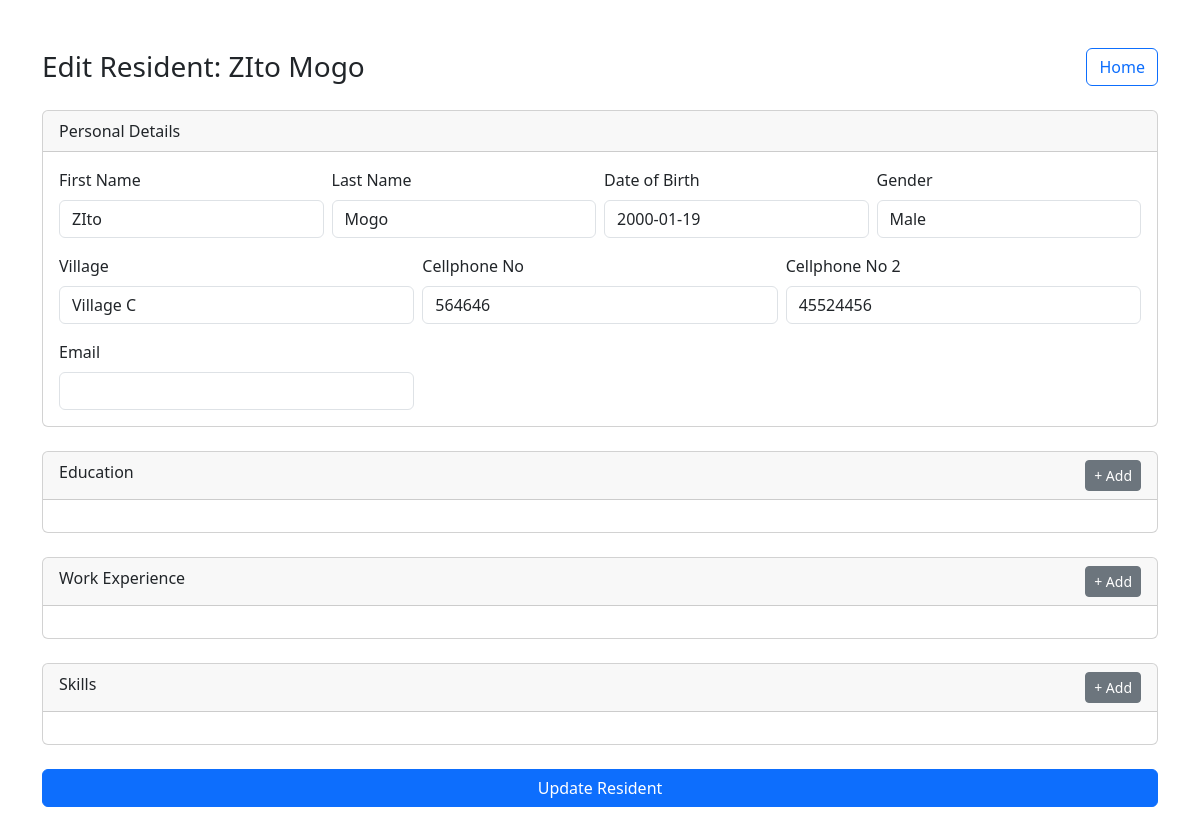
The page /edit-resident/2 on the database its author committed.
### app/models.py (models this page shows)
class Resident(Base):
    __tablename__ = "residents"
    id = Column(Integer, primary_key=True, index=True)
    first_name = Column(String, nullable=False)
    last_name = Column(String, nullable=False)
    dob = Column(Date, nullable=False)
    gender = Column(String, nullable=False)
    village = Column(String, nullable=False)
    cellphone_no = Column(String, nullable=False)
    cellphone_no2 = Column(String)
    email = Column(String)
    qualifications = relationship("Qualification", back_populates="resident", cascade="all, delete-orphan")
    experiences = relationship("Experience", back_populates="resident", cascade="all, delete-orphan")
    skills = relationship("Skill", back_populates="resident", cascade="all, delete-orphan")

### app/resident_routes.py (the view)
@router.get("/edit-resident/{resident_id}", response_class=HTMLResponse)
async def edit_resident_form(request: Request, resident_id: int, db: Session = Depends(get_db)):
    resident = db.query(Resident).filter(Resident.id == resident_id).first()
    if not resident:
        return RedirectResponse(url="/", status_code=303)
    villages = get_all_villages()
    qualifications = get_all_qualifications()
    return templates.TemplateResponse(
        "edit_resident.html",
        {
            "request": request,
            "resident": resident,
            "villages": villages,
            "qualifications": qualifications
        }
    )

### app/templates/edit_resident.html (shortened to what this page needs)
<!DOCTYPE html>
<html>
<head>
    <link href="https://cdn.jsdelivr.net/npm/bootstrap@5.3.3/dist/css/bootstrap.min.css" rel="stylesheet">
    <link rel="stylesheet" href="https://cdn.jsdelivr.net/npm/flatpickr/dist/flatpickr.min.css">
</head>
<body>
<div class="container mt-5">
<div class="d-flex justify-content-between align-items-center mb-4">
  <h3 class="mb-0">Edit Resident: {{ resident.first_name }} {{ resident.last_name }}</h3>
  <a href="/" class="btn btn-outline-primary">Home</a>
</div>
<form method="post" action="/edit-resident/{{ resident.id }}">
<div class="card mb-4">
    <div class="card-header">Personal Details</div>
    <div class="card-body">
        <div class="row g-2 mb-3">
            <div class="col-md-3">
                <label class="form-label">First Name</label>
                <input type="text" class="form-control" value="{{ resident.first_name }}" readonly>
            </div>
            <div class="col-md-3">
                <label class="form-label">Last Name</label>
                <input type="text" class="form-control" value="{{ resident.last_name }}" readonly>
            </div>
            <div class="col-md-3">
                <label class="form-label">Date of Birth</label>
                <input type="text" class="form-control" value="{{ resident.dob }}" readonly>
            </div>
            <div class="col-md-3">
                <label class="form-label">Gender</label>
                <input type="text" class="form-control" value="{{ resident.gender }}" readonly>
            </div>
        </div>
        <div class="row g-2 mb-3">
            <div class="col-md-4">
                <label class="form-label">Village</label>
                <input type="text" class="form-control" value="{{ resident.village }}" readonly>
            </div>
            <div class="col-md-4">
                <label class="form-label">Cellphone No</label>
                <input type="text" name="cellphone_no" class="form-control"
                       value="{{ resident.cellphone_no }}" required>
            </div>
            <div class="col-md-4">
                <label class="form-label">Cellphone No 2</label>
                <input type="text" name="cellphone_no2" class="form-control"
                       value="{{ resident.cellphone_no2 or '' }}">
            </div>
        </div>
        <div class="row g-2">
            <div class="col-md-4">
                <label class="form-label">Email</label>
                <input type="email" name="email" class="form-control"
                       value="{{ resident.email or '' }}">
            </div>
        </div>
    </div>
</div>
<div class="card mb-4">
    <div class="card-header d-flex justify-content-between">
        <span>Education</span>
        <button type="button" class="btn btn-sm btn-secondary" onclick="addEducation()">+ Add</button>
    </div>
    <div class="card-body" id="education-section">
    </div>
</div>
<div class="card mb-4">
    <div class="card-header d-flex justify-content-between">
        <span>Work Experience</span>
        <button type="button" class="btn btn-sm btn-secondary" onclick="addExperience()">+ Add</button>
    </div>
    <div class="card-body" id="experience-section">
    </div>
</div>
<div class="card mb-4">
    <div class="card-header d-flex justify-content-between">
        <span>Skills</span>
        <button type="button" class="btn btn-sm btn-secondary" onclick="addSkill()">+ Add</button>
    </div>
    <div class="card-body" id="skills-section">
    </div>
</div>
<button type="submit" class="btn btn-primary w-100 mb-5">
    Update Resident
</button>
</form>
</div>
</body>
</html>

### rows shown on the page
Resident: first_name "ZIto", last_name "Mogo", dob "2000-01-19", gender "Male", village "Village C", cellphone_no "564646", cellphone_no2 "45524456"
